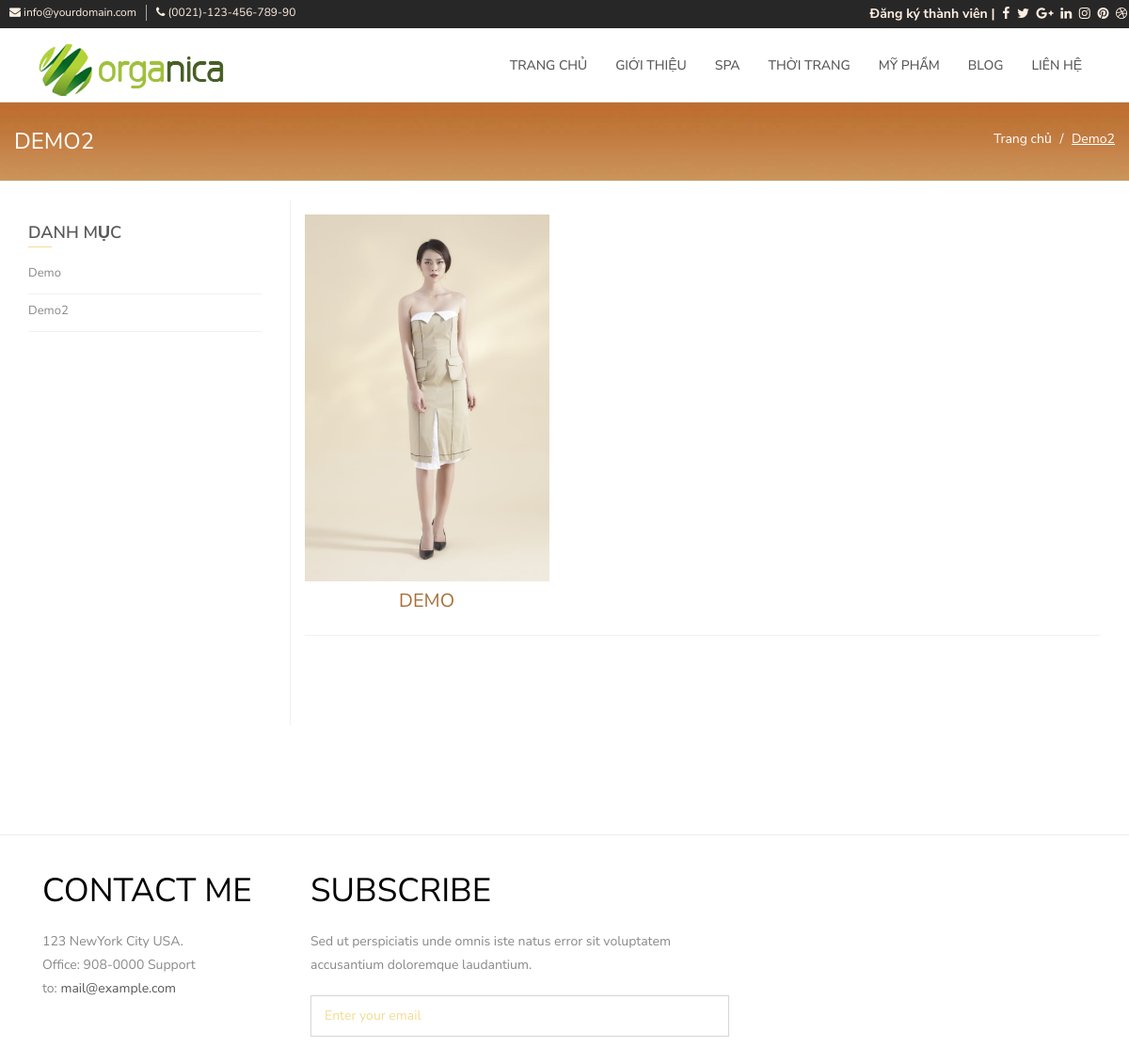
The page /thoi-trang/danh-muc-thoi-trang/demo2-4.html on the database its author committed.
### tables this page shows
CREATE TABLE `giaodien` (
  `id_giaodien` int(11) NOT NULL,
  `logo` varchar(255) NOT NULL,
  `footer` longtext NOT NULL,
  `title` longtext NOT NULL
);

CREATE TABLE `catefs` (
  `id_catefs` int(11) NOT NULL,
  `name_catefs` varchar(100) NOT NULL,
  `thutu` int(11) NOT NULL
);

CREATE TABLE `fashion` (
  `id_fashion` int(11) NOT NULL,
  `name_fashion` varchar(255) NOT NULL,
  `img` varchar(255) NOT NULL,
  `mota` longtext NOT NULL,
  `thongtin` longtext NOT NULL,
  `thutu` int(11) NOT NULL,
  `noibat` int(11) NOT NULL,
  `id_catefs` int(11) NOT NULL
);

### cvtext.php (called while the page is built, shortened)
<?php
function utf8convert($str) {
                $utf8 = array(
            'a'=>'á|à|ả|ã|ạ|ă|ắ|ặ|ằ|ẳ|ẵ|â|ấ|ầ|ẩ|ẫ|ậ|Á|À|Ả|Ã|Ạ|Ă|Ắ|Ặ|Ằ|Ẳ|Ẵ|Â|Ấ|Ầ|Ẩ|Ẫ|Ậ',
            'd'=>'đ|Đ',
            'e'=>'é|è|ẻ|ẽ|ẹ|ê|ế|ề|ể|ễ|ệ|É|È|Ẻ|Ẽ|Ẹ|Ê|Ế|Ề|Ể|Ễ|Ệ',
            'i'=>'í|ì|ỉ|ĩ|ị|Í|Ì|Ỉ|Ĩ|Ị',
            'o'=>'ó|ò|ỏ|õ|ọ|ô|ố|ồ|ổ|ỗ|ộ|ơ|ớ|ờ|ở|ỡ|ợ|Ó|Ò|Ỏ|Õ|Ọ|Ô|Ố|Ồ|Ổ|Ỗ|Ộ|Ơ|Ớ|Ờ|Ở|Ỡ|Ợ',
            'u'=>'ú|ù|ủ|ũ|ụ|ư|ứ|ừ|ử|ữ|ự|Ú|Ù|Ủ|Ũ|Ụ|Ư|Ứ|Ừ|Ử|Ữ|Ự',
            'y'=>'ý|ỳ|ỷ|ỹ|ỵ|Ý|Ỳ|Ỷ|Ỹ|Ỵ',
                                                );
                foreach($utf8 as $ascii=>$uni) $str = preg_replace("/($uni)/i",$ascii,$str);
return $str;
}
function utf8tourl($text){
        $text = strtolower(utf8convert($text));
        $text = str_replace( "ß", "ss", $text);
        $text = str_replace( "%", "", $text);
        $text = preg_replace("/[^_a-zA-Z0-9 -] /", "",$text);
        $text = str_replace(array('%20', ' '), '-', $text);
        $text = str_replace("----","-",$text);
        $text = str_replace("---","-",$text);
        $text = str_replace("--","-",$text);
return $text;
}
?>

### catefashions.php (the view, shortened to what this page needs)
<!DOCTYPE html>
<html lang="vn">
<?php
include('cvtext.php');
$sql2 = "select * from catefs where id_catefs = $_GET[id] ";
$run2 = mysql_query($sql2);
$ds2 = mysql_fetch_array($run2);
$title = ''.$ds2['name_catefs'];
include('includes/header.php');
 ?>
<body id="home">
<?php include('menu.php'); ?>
    <div class="page_title_ctn">
        <div class="container-fluid">
            <h2><?php echo $ds2['name_catefs'] ?></h2>
            <ol class="breadcrumb">
                <li><a href="#">Trang chủ</a></li>
                <li class="active"><span><?php echo $ds2['name_catefs'] ?></span></li>
            </ol>
        </div>
    </div>
    <section class="sidebar-shop shop-pages dart-pt-20">
        <div class="container">
            <div class="content-wrap ">
                <div class="row">
                    <div class="col-sm-3 col-md-4 col-lg-3">
                        <div class="shop-sidebar mt-20">
                            <aside class="widget">
                                <h2 class="widget-title">Danh mục</h2>
                                <div class="panel-group shop-links-widget" id="accordion" role="tablist" aria-multiselectable="true">
                                    <?php
                                        $sql = "select * from catefs order by thutu asc";
                                $run = mysql_query($sql);
                                while ( $ds = mysql_fetch_array($run)) {
                                     $new_str = utf8tourl(utf8convert($ds['name_catefs']));
                                     ?>
                                    <div class="panel panel-default">
                                        <div class="panel-heading" role="tab" id="headingTwo">
                                            <h4 class="panel-title">
                                                <a class="collapsed" href="http://localhost/nalee/thoi-trang/danh-muc-thoi-trang/<?php echo $new_str?>-<?php echo $ds['id_catefs'] ?>.html" role="button"  data-parent="#accordion" href="#collapseTwo"><?php echo $ds['name_catefs'] ?></a>
                                            </h4>
                                        </div>
                                    </div>
                                    <?php } ?>
                                </div>
                            </aside>
                        </div>
                    </div>
                    <div class="col-sm-9 col-md-8 col-lg-9 border-lft">
                        <div class="product-wrap">
                            <div class="row">
                                <div class="gallery-grids">
                            <?php
                                $sql = "select * from fashion where id_catefs = $_GET[id] order by thutu asc";
                                $run = mysql_query($sql);
                                while ( $ds = mysql_fetch_array($run)) {
                                    $new_str = utf8tourl(utf8convert($ds['name_fashion']));
                            ?><a href="http://localhost/nalee/thoi-trang/<?php echo $new_str?>-<?php echo $ds['id_fashion'] ?>.html">
                                <div class="col-sm-4 col-md-4">
                                    <div class="wa-theme-design-block">
                                        <figure class="dark-theme">
                                            <img src="<?php echo $ds['img'] ?>" alt="Nalee's San pham">
                                        </figure>
                                        <div class="block-caption1">
                                            <h4><?php echo $ds['name_fashion'] ?></h4>
                                        </div>
                                    </div>
                                </div>
                            </a>
                            <?php } ?>
                            </div>
                        </div>
                    </div>
                </div>
            </div>
        </div>
        </div>
    </section>
<?php include('includes/footer.php') ?>
</body>
</html>

### menu.php (shortened to what this page needs)
<div class="top-container">
  <div class="container-fluid">
    <div class="row">
      <div class="top-column-left">
        <ul class="contact-line">
          <li>
            <i class="fa fa-envelope"></i> info@yourdomain.com</li>
          <li>
            <i class="fa fa-phone"></i> (0021)-123-456-789-90</li>
        </ul>
      </div>
      <div class="top-column-right">
        <div class="top-social-network">
          <a data-toggle="modal" data-target="#myModal" href="#" style="font-weight: bold">
            Đăng ký thành viên |
          </a>
          <a href="#">
            <i class="fa fa-facebook"></i>
          </a>
          <a href="#">
            <i class="fa fa-twitter"></i>
          </a>
          <a href="#">
            <i class="fa fa-google-plus"></i>
          </a>
          <a href="#">
            <i class="fa fa-linkedin"></i>
          </a>
          <a href="#">
            <i class="fa fa-instagram"></i>
          </a>
          <a href="#">
            <i class="fa fa-pinterest"></i>
          </a>
          <a href="#">
            <i class="fa fa-dribbble"></i>
          </a>
        </div>
      </div>
    </div>
  </div>
</div>
<nav class="navbar navbar-default navbar-sticky awesomenav">
  <div class="navbar-header">
    <a class="navbar-brand" href="index.php">
       <?php
                    $sql = "select * from giaodien where id_giaodien = 1 ";
                    $run = mysql_query($sql);
                    $ds = mysql_fetch_array($run);
                  ?>
      <img src="<?php echo $ds['logo'] ?>" class="logo" alt="">
    </a>
  </div>
  <div class="collapse navbar-collapse" id="navbar-menu">
    <ul class="nav navbar-nav navbar-right" data-in="fadeInDown" data-out="fadeOutUp">
      <li <?php echo ($title == 'Trang chủ') ? 'class="active"' : '';?> >
        <a href="http://localhost/nalee/">Trang chủ</a>
      </li>
      <li <?php echo ($title == 'Giới thiệu') ? 'class="active"' : '';?>>
        <a href="http://localhost/nalee/gioi-thieu.html">Giới thiệu</a>
      </li>
      <li <?php echo ($title == 'Spa') ? 'class="active"' : '';?>>
        <a href="http://localhost/nalee/spa.html">Spa</a>
      </li>
      <li <?php echo ($title == 'Thời trang') ? 'class="active"' : '';?>>
        <a href="http://localhost/nalee/thoi-trang.html">Thời trang</a>
      </li>
       <li <?php echo ($title == 'Mỹ phẩm') ? 'class="active"' : '';?>>
        <a href="http://localhost/nalee/my-pham.html">Mỹ phẩm</a>
      </li>
      <li <?php echo ($title == 'Blog') ? 'class="active"' : '';?>>
        <a href="http://localhost/nalee/blog.html">Blog</a>
      </li>
      <li <?php echo ($title == 'Liên hệ') ? 'class="active"' : '';?>>
        <a href="http://localhost/nalee/lien-he.html">Liên hệ</a>
      </li>
    </ul>
  </div>
</nav>

### includes/footer.php (shortened to what this page needs)
<div class="footer1">
   <hr>
    <div class="container">
      <div class="col-sm-3 col-xs-6 footer-grids">
        <h3>Contact Me</h3>
        <?php
                      $sql = "select * from giaodien where id_giaodien = 1 ";
                      $run = mysql_query($sql);
                      $ds = mysql_fetch_array($run);
                      echo ''.$ds['footer'];
                    ?>
      </div>
      <div class="col-sm-5 col-xs-12 footer-grids">
        <h3>Subscribe</h3>
        <p>Sed ut perspiciatis unde omnis iste natus error sit voluptatem accusantium doloremque laudantium.</p>
        <form action="../includes/sendmail.php" method="post">
          <input type="email" name="email" placeholder="Enter your email" required="">
          <input type="submit" name="sendmail" value="">
        </form>
      </div>
      <div class="clearfix"> </div>
    </div>
  </div>

### css/feature.css (style rules this page uses)
.footer1 { padding:4em 0; }
.footer1 h3 { font-size: 2.5em; color: #000; margin-bottom: 0.6em; }
.footer1 form { position: relative; margin-top: 1em; }
.footer1 input[type="email"] { background: #fff; padding: .8em 4em .8em 1em; font-size: 1em; width: 100%; margin: 0 auto; border: 1px solid #D6D6D6; outline: none; }
.footer1 input[type="submit"] { -webkit-appearance: none; background: url(../images/arrow.png)no-repeat center; border: none; position: absolute; top: 0; right: 1px; outline: none; width: 60px; height: 100%; }

### css/style.css (style rules this page uses)
html, body { height: 100%; width: 100%; }
body { color:#898989; font-family: 'Nunito Sans', sans-serif; }
a { color: rgb(88,88,91); -webkit-transition: all 500ms ease-in-out; -o-transition: all 500ms ease-in-out; -moz-transition: all 500ms ease-in-out; transition: all 500ms ease-in-out; }
h1, h2, h3, h4, h5, h6 { font-family: 'Nunito Sans', sans-serif; color:rgb(88,88,91); text-transform: uppercase; font-weight: 400 ; }
p { line-height: 1.8; margin-bottom: 20px; }
section { padding:40px 0px; }
.navbar-default { background-color: #fff; border: none; margin-bottom: 0; }
.top-container { float: left; width: 100%; color: #fff; padding: 5px 0; background-color: #272727 ; }
.top-column-left, .top-column-right { float: left; }
.top-social-network, ul.contact-line, ul.register { float: left; margin: 0; padding: 0; }
ul.contact-line li:first-child { border-left: none; padding: 0; }
ul.contact-line li, ul.register li { float: left; font-size: 12px; list-style: none; margin: 0 0 0 10px; padding: 0 0 0 10px; border-left: 1px solid rgba(255, 255, 255, 0.6); color: rgb(255,239,227); }
.top-column-right { float: right; }
.top-social-network a { margin: 2px; }
.top-container a, .top-container a:hover, .top-container a:focus, .top-container a:active { color: #fff; color: rgb(255,239,227); }
.page_title_ctn { padding-top: 15px; padding-bottom: 15px; background-image:url(../images/bg_35.jpg); background-size: cover; border-bottom: 1px solid #ecf0f1; }
.page_title_ctn h1, .page_title_ctn h2, .breadcrumb, .breadcrumb a, .breadcrumb li.active { color: #ffffff; }
.breadcrumb li.active span { text-decoration:underline; }
.page_title_ctn h2 { font-weight: 400; margin-top:10px; font-size: 24px; line-height: 34px; max-width: 420px; float: left; }
.breadcrumb { margin-bottom: 20px; list-style: none; background-color: transparent; border-radius: 0px; position: relative; margin-top: 15px; float: right; margin-bottom: 0; padding:0; }
.breadcrumb > li + li:before { color: #fff; }
@media only screen and (max-width: 3500px) { body { overflow-x: hidden; } }

### css/default-template-style.css (style rules this page uses)
body { font-size:14px; }
.dart-fs-18, h4, .h4 { font-size:1.2857142857142858em; }
.dart-fs-24, h3, .h3 { font-size:1.7142857142857142em; }
.dart-fs-30, h2, .h2 { font-size:2.142857142857143em; }
.dart-pt-20 { padding-top:20px; }

### rows shown on the page
giaodien: logo (picture), footer "123 NewYork City USA. Office: 908-0000 Support to: mail@example.com"
catefs: name_catefs "DEMO2", name_catefs "Demo2"
catefs: name_catefs "Demo"
fashion: img (picture), name_fashion "DEMO"
